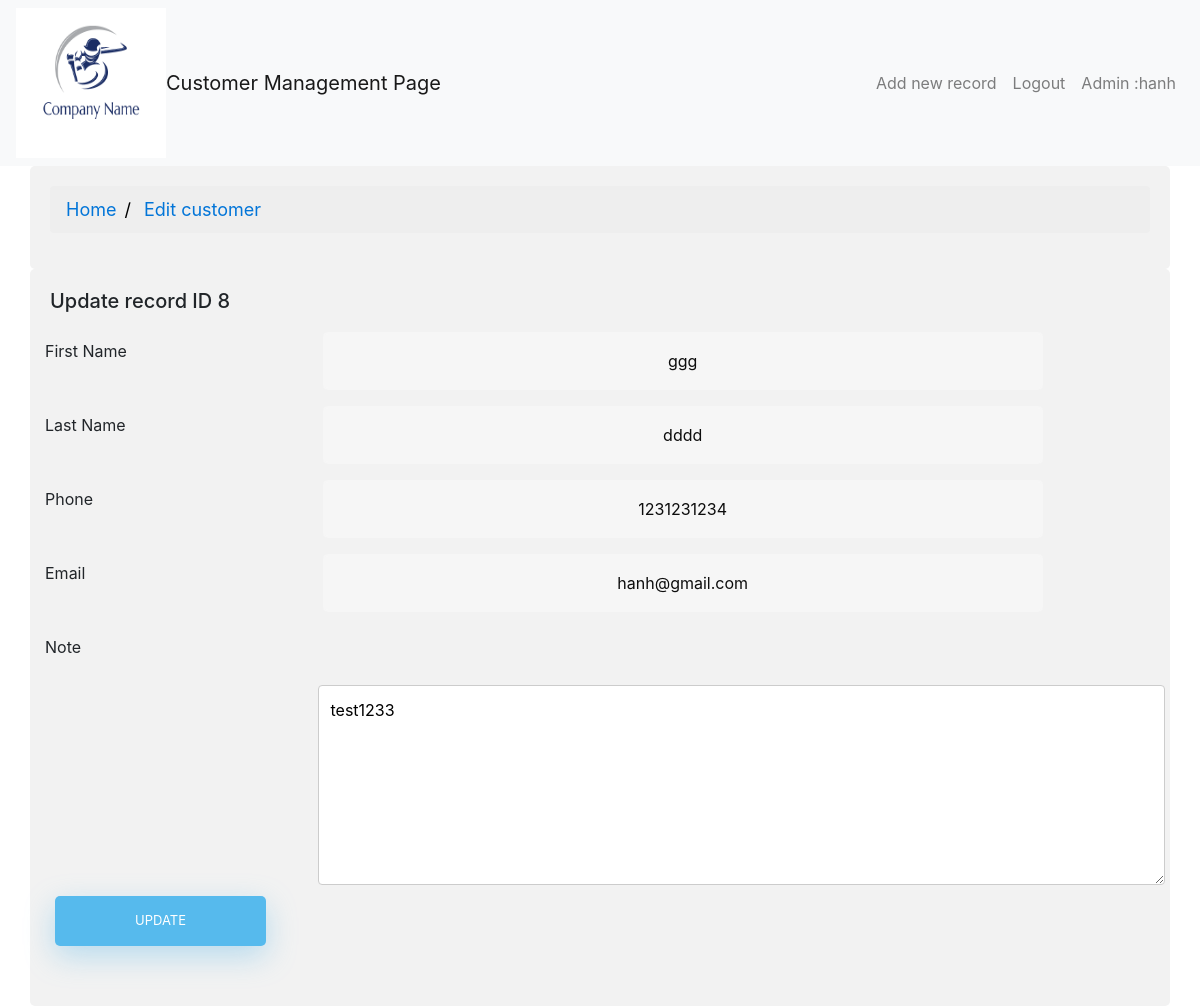
The page /edit.php?custId=8&page=edit (signed in) on the database its author committed.
### tables this page shows
CREATE TABLE `customerlist` (
  `id` int(11) NOT NULL,
  `firstname` varchar(100) NOT NULL,
  `lastname` varchar(100) NOT NULL,
  `phone` varchar(30) NOT NULL,
  `email` varchar(100) NOT NULL
);

CREATE TABLE `customernotes` (
  `id` int(11) NOT NULL,
  `cust_id` int(11) NOT NULL,
  `note_content` text NOT NULL
);

### lib/Database.php (called while the page is built, shortened)
<?php
 class Database {
public $host = DB_HOST;
public $user = DB_USER;
public $pass = DB_PASS;
public $dbname = DB_NAME;
 public $link;
     private function connectDB(){
    $this->link = new mysqli($this->host,$this->user, $this->pass, $this->dbname);
 }
     public function select ($query){
    $result = $this->link->query($query) or die ($this->link->error.__LINE__);
    if($result->num_rows > 0){
                return $result;
                    } else {
                                return false;
                    }
      }
 }
?>

### classes/Customer.php (called while the page is built, shortened)
<?php
include_once ('lib/Database.php');
class Customer{
	private $db;
    public	function __construct(){
       $this->db   = new Database();
	}
  public function getCustById($id)
  {
  $query = "SELECT * FROM customerlist WHERE id ='$id' ";
         $result = $this->db->select($query);
         return $result;
  }
  public function getNotesById($id)
  {
  $query = "SELECT * FROM customernotes  WHERE cust_id ='$id' ";
         $result = $this->db->select($query);
         return $result;
  }
}

### edit.php (the view, shortened to what this page needs)
<?php
  include_once ('inc/header.php');
  include 'classes/Customer.php';
  $cust = new Customer();
if(!$_POST)
{
  $id = $_GET['custId'];
    $getCust = $cust->getCustById($id);
    if ($getCust)
    {
      $result = $getCust->fetch_assoc();
    }
?>
  <div class="container">
  <div><h5>Update record ID <?php echo $id; ?></h5></div>
    <form  method="post" action="edit.php" >
    <div class="row">
      <div class="col-25">
        <label for="fname">First Name</label>
      </div>
      <div class="col-75">
        <input type="text" id="first_name" name="firstname" value="<?php echo $result['firstname'] ?>" >
      </div>
    </div>
    <div class="row">
      <div class="col-25">
        <label for="lname">Last Name</label>
      </div>
      <div class="col-75">
        <input type="text" id="last_name" name="lastname" value="<?php echo $result['lastname'] ?>" >
      </div>
    </div>
        <div class="row">
      <div class="col-25">
        <label for="phone">Phone </label>
      </div>
      <div class="col-75">
        <input type="text" id="phone" name="phone" value="<?php echo $result['phone'] ?>" >
      </div>
    </div>
            <div class="row">
      <div class="col-25">
        <label for="email">Email</label>
      </div>
      <div class="col-75">
        <input type="text" id="email" name="email" value="<?php echo $result['email'] ?>" >
      </div>
    </div>
    <div class="row">
      <div class="col-25">
        <label for="subject">Note</label>
      </div>
    </div>
<?php
      $getNotes = $cust->getNotesById($id);
      if ($getNotes)
      {
        while ($result2 = $getNotes->fetch_assoc() )
        {
?>
      <div class="row">
        <div class="col-25">
        <label for="subject"></label>
      </div>
      <div class="col-75">
        <textarea  name="note-<?php echo $result2['id'];?>" value="<?php echo $result2['note_content']; ?>"   style="height:200px"><?php echo $result2['note_content']; ?></textarea>
      </div>
    </div>
    <?php
    }
  }
?>
 <div class="row">
      <input type="submit" value="Update">
    </div>
  </form>
</div>
</body>
</html>
<?php
}
?>

### inc/header.php (style rules this page uses)
* { box-sizing: border-box; }
input[type=text], select, textarea { width: 100%; padding: 12px; border: 1px solid #ccc; border-radius: 4px; resize: vertical; }
label { padding: 12px 12px 12px 10px; display: inline-block; }
input[type=submit] { background-color: #04AA6D; color: white; padding: 12px 20px; border: none; border-radius: 4px; cursor: pointer; float: right; }
.container { border-radius: 5px; background-color: #f2f2f2; padding: 20px; }
.col-25 { float: left; width: 25%; margin-top: 6px; }
.col-75 { float: left; width: 75%; margin-top: 6px; }
.row:before { content: ""; display: table; clear: both; }
input[type=button], input[type=submit], input[type=reset] { background-color: #56baed; border: none; color: white; padding: 15px 80px; text-align: center; text-decoration: none; display: inline-block; text-transform: uppercase; font-size: 13px; -webkit-box-shadow: 0 10px 30px 0 rgba(95,186,233,0.4); box-shadow: 0 10px 30px 0 rgba(95,186,233,0.4); -webkit-border-radius: 5px 5px 5px 5px; border-radius: 5px 5px 5px 5px; margin: 5px 20px 40px 20px; -webkit-transition: all 0.3s ease-in-out; -moz-transition: all 0.3s ease-in-out; -ms-transition: all 0.3s ease-in-out; -o-transition: all 0.3s ease-in-out; transition: all 0.3s ease-in-out; }
input[type=text] { background-color: #f6f6f6; border: none; color: #0d0d0d; padding: 15px 32px; text-align: center; text-decoration: none; display: inline-block; font-size: 16px; margin: 5px; width: 85%; border: 2px solid #f6f6f6; -webkit-transition: all 0.5s ease-in-out; -moz-transition: all 0.5s ease-in-out; -ms-transition: all 0.5s ease-in-out; -o-transition: all 0.5s ease-in-out; transition: all 0.5s ease-in-out; -webkit-border-radius: 5px 5px 5px 5px; border-radius: 5px 5px 5px 5px; }
input[type=text]:placeholder { color: #cccccc; }

### rows shown on the page
customerlist: firstname "ggg", lastname "dddd", phone "1231231234", email "hanh@gmail.com"
customernotes: id+note_content "test1233"

### other values the page prints
Session::get('adminName') "hanh"
$id "8"
